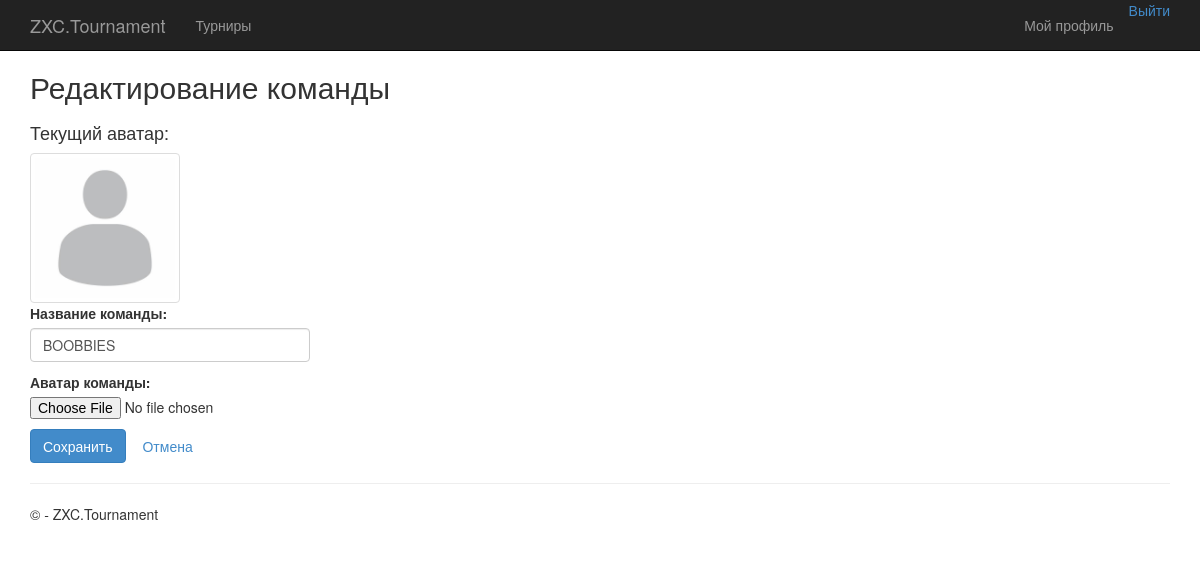
Page /team/1/edit/ (signed in) on the earlier database version.
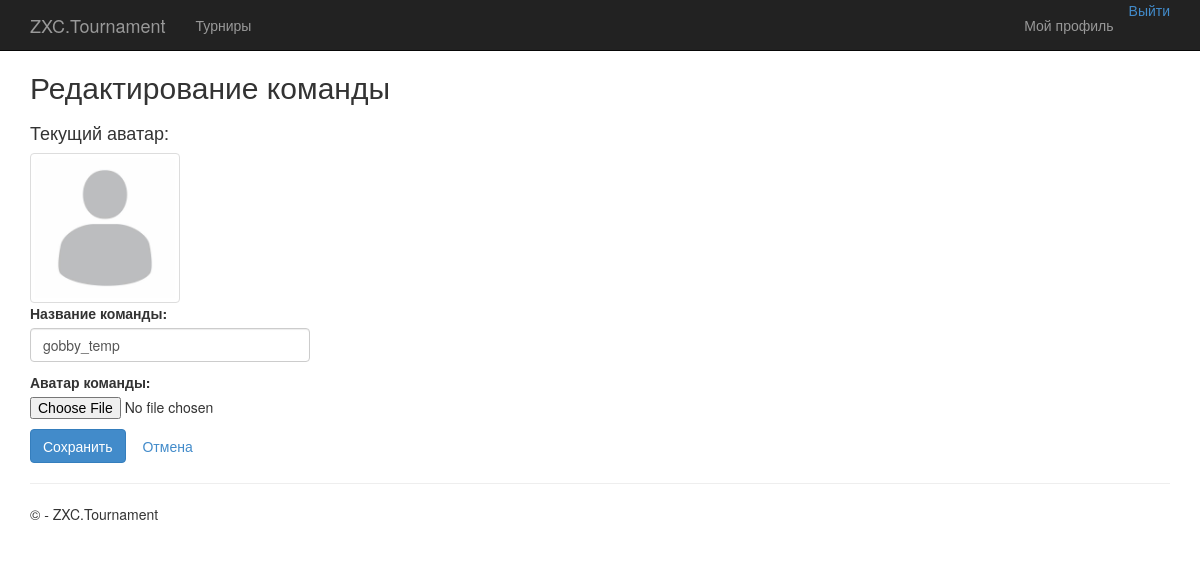
Same page on the later database version.
### app/models.py (models this page shows, shortened)
class Team(models.Model):
    name = models.CharField(
        max_length=100,
        unique=True,
        verbose_name="Название команды",
        error_messages={
            'unique': "Команда с таким названием уже существует"
        }
    )
    avatar = models.ImageField(
        upload_to='team_avatars/',
        default='team_avatars/default.jpg',
        blank=True,
        null=True,
        verbose_name="Аватар команды"
    )
    captain = models.ForeignKey(
        User,
        on_delete=models.CASCADE,
        related_name='captained_teams',
        verbose_name="Капитан"
    )
    members = models.ManyToManyField(
        User,
        related_name='teams',
        blank=True,
        verbose_name="Участники"
    )
    created_at = models.DateTimeField(
        auto_now_add=True,
        verbose_name="Дата создания"
    )
    invite_code = models.CharField(
        max_length=32,
        unique=True,
        verbose_name="Код приглашения"
    )
    class Meta:
        verbose_name = 'Команда'
        verbose_name_plural = 'Команды'
        ordering = ['-created_at']
    def is_captain(self, user):
        return self.captain == user

### app/views.py (the view)
# urls.py: path('team/<int:team_id>/edit/', views.edit_team, name='edit_team'),
@login_required
def edit_team(request, team_id):
    team = get_object_or_404(Team, id=team_id)
    if not team.is_captain(request.user):
        messages.error(request, 'Только капитан может редактировать команду')
        return redirect('team_page', team_id=team.id)
    if request.method == 'POST':
        form = TeamCreationForm(request.POST, request.FILES, instance=team)
        if form.is_valid():
            form.save()
            messages.success(request, 'Команда успешно обновлена')
            return redirect('team_page', team_id=team.id)
    else:
        form = TeamCreationForm(instance=team)
    return render(request, 'app/teams/edit_team.html', {
        'form': form,
        'team': team
    })

### app/forms.py (shortened to what this page needs)
class TeamCreationForm(forms.ModelForm):
    class Meta:
        model = Team
        fields = ['name', 'avatar']
        widgets = {
            'name': forms.TextInput(attrs={'class': 'form-control'}),
            'avatar': forms.FileInput(attrs={'class': 'form-control-file'})
        }

### app/templates/app/teams/edit_team.html (shortened to what this page needs)
{% extends "app/layout.html" %}
{% block content %}
<h2>Редактирование команды</h2>
<div class="row">
    <div class="col-md-6">
        <div class="mb-3">
            <h4>Текущий аватар:</h4>
            <img src="{% if team.avatar %}{{ team.avatar.url }}{% else %}/media/team_avatars/default.jpg{% endif %}"
                 alt="Аватар команды"
                 width="150"
                 class="img-thumbnail">
        </div>
        <form method="post" enctype="multipart/form-data">
            {{ form.as_p }}
            <button type="submit" class="btn btn-primary">Сохранить</button>
            <a href="{% url 'team_page' team_id=team.id %}" class="btn btn-outline-secondary">Отмена</a>
        </form>
    </div>
</div>
{% endblock %}

Differences in the rows shown:
changed Team: name "BOOBBIES" → "gobby_temp"
